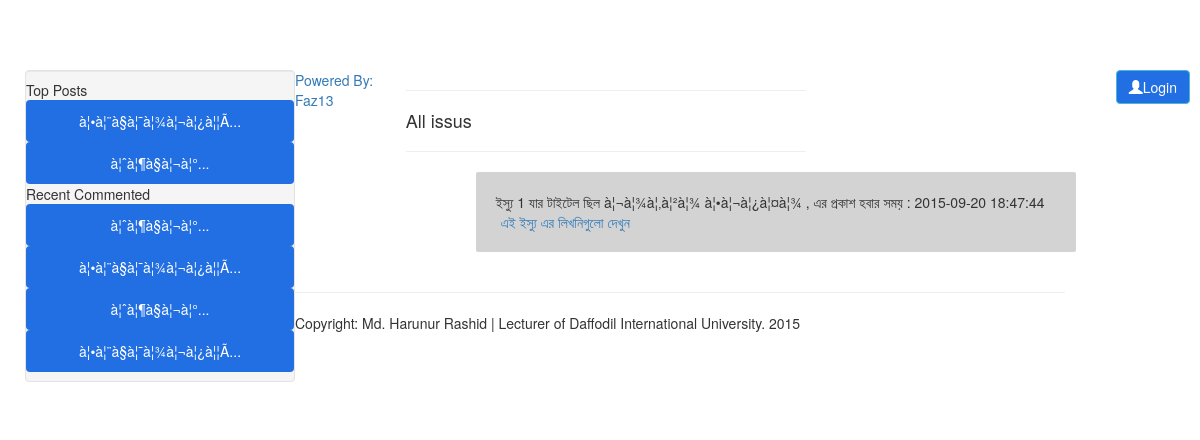
Screenshot of /all_issu.php with the database file from the repository.
### tables this page shows
CREATE TABLE `post` (
  `post_id` int(11) NOT NULL AUTO_INCREMENT,
  `user_id` int(11) NOT NULL,
  `issu_id` int(11) NOT NULL,
  `post_title` text NOT NULL,
  `post_writer` text NOT NULL,
  `cat` varchar(32) NOT NULL,
  `post_content` text NOT NULL,
  `post_publish_time` datetime NOT NULL,
  `post_img` text NOT NULL,
  PRIMARY KEY (`post_id`)
);

CREATE TABLE `comments` (
  `comment_id` int(11) NOT NULL AUTO_INCREMENT,
  `post_id` int(11) NOT NULL,
  `user_id` int(11) NOT NULL,
  `issu_id` int(11) NOT NULL,
  `comment` text NOT NULL,
  PRIMARY KEY (`comment_id`)
);

CREATE TABLE `issues` (
  `issu_id` int(11) NOT NULL AUTO_INCREMENT,
  `issu_title` text NOT NULL,
  `issu_publish` text NOT NULL,
  `issu_des` text NOT NULL,
  `issu_cover` varchar(32) NOT NULL,
  `user_id` int(11) NOT NULL,
  `issu_date` datetime NOT NULL,
  PRIMARY KEY (`issu_id`)
);

### all_issu.php (the view, shortened to what this page needs)
<?php
include 'includes/header.php';
include 'includes/widget.php';
include 'includes/sidebar.php';
$recent_issu_re=mysql_query("SELECT * FROM `issues` ORDER BY `issu_id`") or die(mysql_error());
$number = 1;
?>
<div style="height: auto; width: 400px; float: right; margin-right: 300px;">
<hr />
<h4>All issus</h4>
<hr />
<?php
while($recent_issus = mysql_fetch_array($recent_issu_re))
{
    $issu_id = $recent_issus['issu_id'];
    $issu_title = $recent_issus['issu_title'];
    $issu_date = $recent_issus['issu_date'];
?>
<div class="span8">
<ul style="list-style: none;" role="menu">
                <li style="padding: 20px; background-color: #D3D3D3; border-radius: 2px; height: auto; width: 600px;">ইস্যু <?php echo $number?> যার টাইটেল ছিল <?php echo $issu_title?> , এর প্রকাশ
               হবার সময় : <?php echo $issu_date;?>
               <br />
               <a style="padding: 5px;" href="post_output.php?issu=<?php echo $issu_id?>">এই ইস্যু এর লিখনিগুলো দেখুন</a>
               </li>
</ul>
</div>
<?php
$number++;
}
?>
</div>
<?php
include 'includes/whole_footer.php';
?>

### includes/sidebar.php (shortened to what this page needs)
<body style="background-image: url('img/blu2.jpg');">
    <div class="container" style="background: white; border-radius: 2px; padding: 10px;">
      <div class="row">
        <div class="span3">
          <div class="well sidebar-nav">
            <ul class="nav nav-list">
              <li class="nav-header">Top Posts</li>
              <?php
                 $top_comments_count = mysql_query("SELECT `post_id`, COUNT(`comment_id`) FROM `comments` GROUP BY `post_id`");
                 $all=array();
                 while($top_comments_counts=mysql_fetch_array($top_comments_count))
                    {
                        $all_a=array($top_comments_counts[1],$top_comments_counts['post_id']);
                        $all[]=$all_a;
                    }
                  array_multisort($all);
                  rsort($all);
                  foreach($all as $value)
                    {
                        $post_id=$value[1];
                        $post=mysql_fetch_array(mysql_query("SELECT * FROM `post` WHERE `post_id` = '$post_id'"));
                        $post_title = $post['post_title'];
                        if(strlen($post_title)>20)
                        {
                            $post_title = substr($post_title,0,50).'...';
                        }
                        $post_issu_id= $post['issu_id'];
                        ?>
                        <li><a style="color: white;" class="btn" href="comments.php?id=<?php echo $post_id?>&issu=<?php echo $post_issu_id?>"><?php echo $post_title;?></a></li>
                        <?php
                    }
              ?>
              <li class="nav-header">Recent Commented</li>
              <?php
                    $recent_comments_re=mysql_query("SELECT * FROM `comments` ORDER BY `comment_id` DESC") or die(mysql_error());
                    while($recent_comments = mysql_fetch_array($recent_comments_re))
                    {
                        $post_id = $recent_comments['post_id'];
                        if($post_id == $repet_stop)
                        {
                            continue;
                        }
                        $repet_stop = $post_id;
                        $recent_comment = mysql_fetch_array(mysql_query("SELECT * FROM `post` WHERE `post_id` ='$post_id'"));
                        $post_title_re = $recent_comment['post_title'];
                        if(strlen($post_title_re)>20)
                        {
                            $post_title_re = substr($post_title_re,0,50).'...';
                        }
                        $post_issu_id= $recent_comment['issu_id'];
                        ?>
                        <li><a style="color: white;" class="btn" href="comments.php?id=<?php echo $post_id?>&issu=<?php echo $post_issu_id?>"><?php echo $post_title_re;?></a></li>
                        <?php
                    }
              ?>
              </ul>
          </div>
        </div>

### css/style.css (style rules this page uses)
.btn { background: #216FE2; }

### includes/header.php (style rules this page uses)
body { padding-top: 60px; padding-bottom: 40px; }
.sidebar-nav { padding: 9px 0; }

### rows the page displays
post: post_title "à¦•à¦¨à§à¦¯à¦¾à¦¬à¦¿à¦¦Ã..."
post: post_title "à¦ˆà¦¶à§à¦¬à¦°..."
comments: post.post_title "à¦ˆà¦¶à§à¦¬à¦°..."
comments: post.post_title "à¦•à¦¨à§à¦¯à¦¾à¦¬à¦¿à¦¦Ã..."
comments: post.post_title "à¦ˆà¦¶à§à¦¬à¦°..."
comments: post.post_title "à¦•à¦¨à§à¦¯à¦¾à¦¬à¦¿à¦¦Ã..."
issues: issu_title "à¦¬à¦¾à¦‚à¦²à¦¾ à¦•à¦¬à¦¿à¦¤à¦¾", issu_date "2015-09-20 18:47:44"
